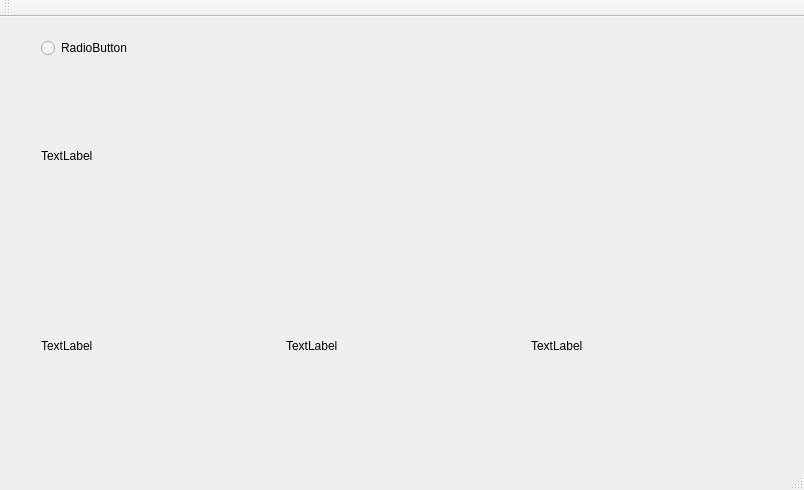
<?xml version="1.0" encoding="UTF-8"?>
<ui version="4.0">
 <class>MainWindowClass</class>
 <widget class="QMainWindow" name="MainWindowClass">
  <property name="geometry">
   <rect>
    <x>0</x>
    <y>0</y>
    <width>804</width>
    <height>490</height>
   </rect>
  </property>
  <property name="windowTitle">
   <string>MainWindow</string>
  </property>
  <widget class="QWidget" name="centralWidget">
   <widget class="QWidget" name="verticalLayoutWidget">
    <property name="geometry">
     <rect>
      <x>30</x>
      <y>10</y>
      <width>751</width>
      <height>421</height>
     </rect>
    </property>
    <layout class="QVBoxLayout" name="verticalLayout">
     <item>
      <widget class="QRadioButton" name="radioButton">
       <property name="text">
        <string>RadioButton</string>
       </property>
      </widget>
     </item>
     <item>
      <widget class="QLabel" name="label_4">
       <property name="text">
        <string>TextLabel</string>
       </property>
      </widget>
     </item>
     <item>
      <layout class="QHBoxLayout" name="horizontalLayout">
       <item>
        <widget class="QLabel" name="label_2">
         <property name="text">
          <string>TextLabel</string>
         </property>
        </widget>
       </item>
       <item>
        <widget class="QLabel" name="label_3">
         <property name="text">
          <string>TextLabel</string>
         </property>
        </widget>
       </item>
       <item>
        <widget class="QLabel" name="label">
         <property name="text">
          <string>TextLabel</string>
         </property>
        </widget>
       </item>
      </layout>
     </item>
    </layout>
   </widget>
  </widget>
  <widget class="QMenuBar" name="menuBar">
   <property name="geometry">
    <rect>
     <x>0</x>
     <y>0</y>
     <width>804</width>
     <height>21</height>
    </rect>
   </property>
  </widget>
  <widget class="QToolBar" name="mainToolBar">
   <attribute name="toolBarArea">
    <enum>TopToolBarArea</enum>
   </attribute>
   <attribute name="toolBarBreak">
    <bool>false</bool>
   </attribute>
  </widget>
  <widget class="QStatusBar" name="statusBar"/>
 </widget>
 <layoutdefault spacing="6" margin="11"/>
 <resources/>
 <connections/>
</ui>
